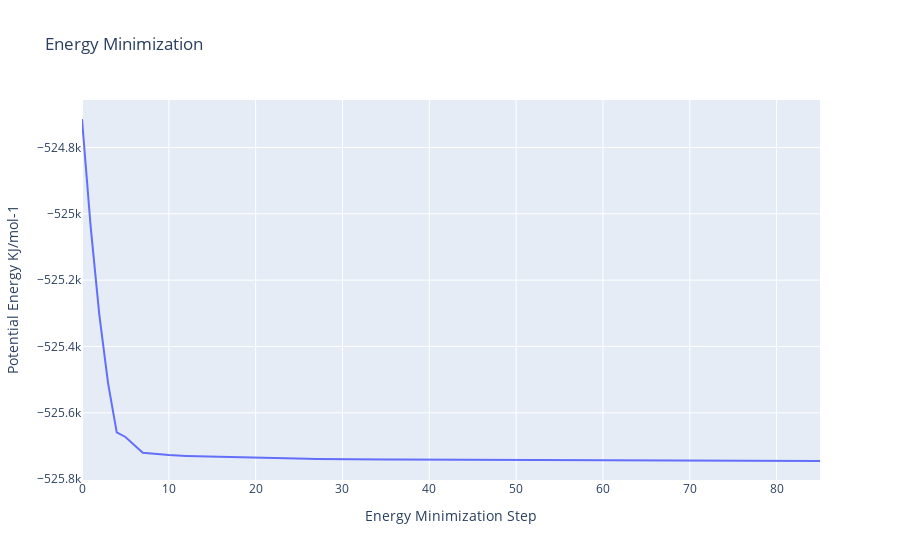

The notebook cell this image was saved under:
### Code cell
import plotly
import plotly.graph_objs as go

# Read data from file and filter energy values higher than 1000 Kj/mol^-1
with open(output_min_ene_xvg,'r') as energy_file:
    x,y = map(
        list,
        zip(*[
            (float(line.split()[0]),float(line.split()[1]))
            for line in energy_file 
            if not line.startswith(("#","@")) 
            if float(line.split()[1]) < 1000 
        ])
    )

plotly.offline.init_notebook_mode(connected=True)

fig = ({
    "data": [go.Scatter(x=x, y=y)],
    "layout": go.Layout(title="Energy Minimization",
                        xaxis=dict(title = "Energy Minimization Step"),
                        yaxis=dict(title = "Potential Energy KJ/mol-1")
                       )
})

plotly.offline.iplot(fig)

### Figure 1 — Plotly figure (JSON) as saved in the notebook; plotly's stock layout.template omitted (floating-point values rounded to 4 significant figures)
{"data": [{"type": "scatter", "x": [0, 1, 2, 3, 4, 5, 7, 10, 12, 13, 14, 16, 17, 19, 20, 22, 23, 25, 26, 27, 28, 30, 31, 33, 34, 35, 36, 38, 39, 40, 41, 43, 44, 45, 46, 48, 49, 50, 51, 53, 54, 56, 57, 58, 59, 61, 62, 63, 64, 66, 67, 68, 69, 71, 72, 74, 75, 77, 78, 79, 80, 81, 82, 85], "y": [-524700.0, -525000.0, -525300.0, -525500.0, -525700.0, -525700.0, -525700.0, -525700.0, -525700.0, -525700.0, -525700.0, -525700.0, -525700.0, -525700.0, -525700.0, -525700.0, -525700.0, -525700.0, -525700.0, -525700.0, -525700.0, -525700.0, -525700.0, -525700.0, -525700.0, -525700.0, -525741, -525700.0, -525700.0, -525700.0, -525700.0, -525700.0, -525700.0, -525700.0, -525700.0, -525700.0, -525700.0, -525700.0, -525700.0, -525700.0, -525700.0, -525700.0, -525700.0, -525700.0, -525700.0, -525700.0, -525700.0, -525744, -525700.0, -525700.0, -525700.0, -525700.0, -525700.0, -525700.0, -525700.0, -525700.0, -525700.0, -525700.0, -525745, -525700.0, -525700.0, -525700.0, -525700.0, -525700.0]}], "layout": {"title": {"text": "Energy Minimization"}, "xaxis": {"title": {"text": "Energy Minimization Step"}}, "yaxis": {"title": {"text": "Potential Energy KJ/mol-1"}}}}
